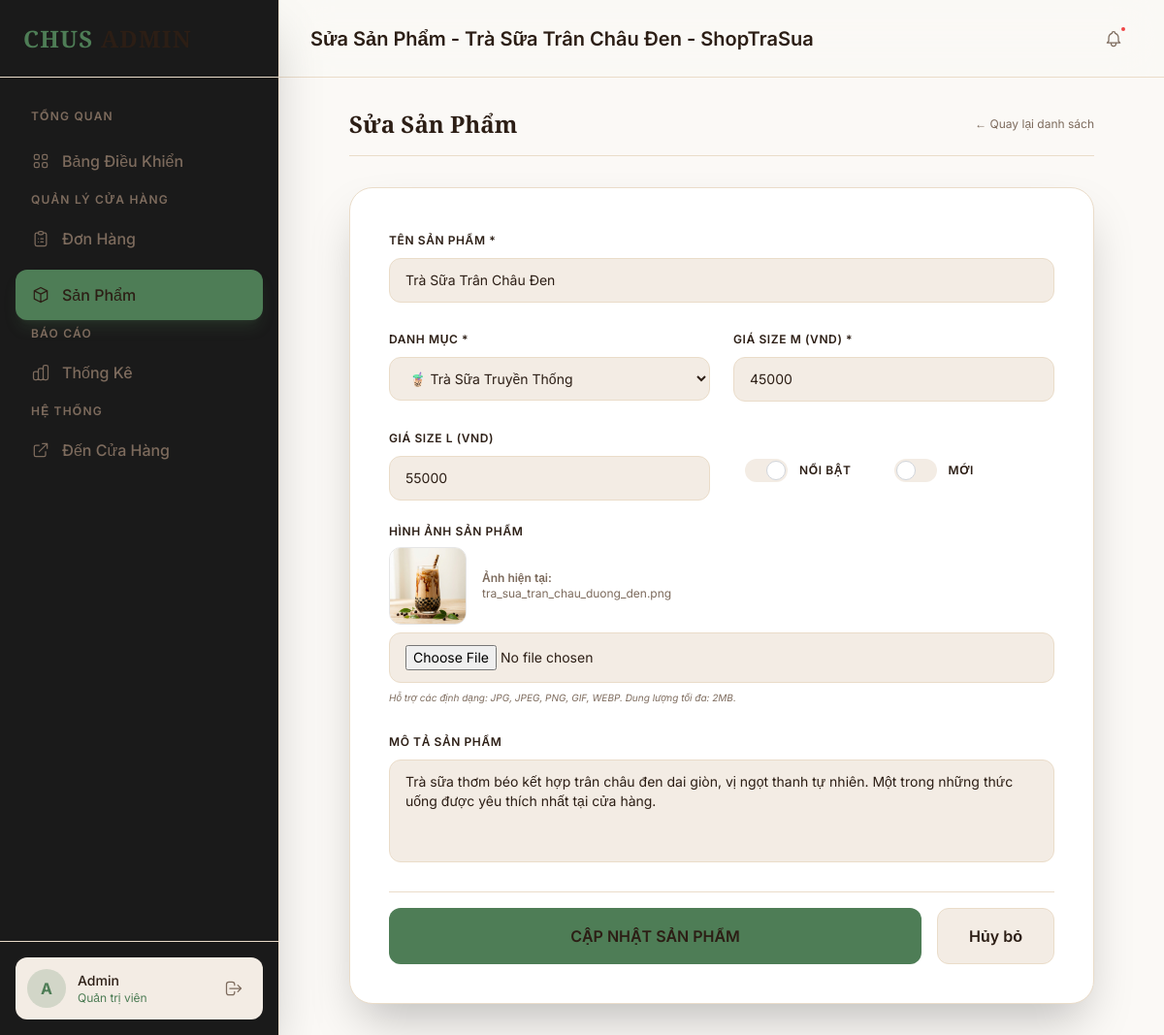
Screenshot of /admin/index.php?action=editproduct&id=1 (signed in) with the database file from the repository.
### tables this page shows
CREATE TABLE `products` (
  `id` int(11) NOT NULL AUTO_INCREMENT,
  `category_id` int(11) NOT NULL,
  `name` varchar(200) NOT NULL,
  `slug` varchar(200) NOT NULL,
  `description` text DEFAULT NULL,
  `price` int(11) NOT NULL DEFAULT 0,
  `price_large` int(11) NOT NULL DEFAULT 0,
  `image` varchar(255) DEFAULT NULL,
  `stock_quantity` int(11) NOT NULL DEFAULT 100,
  `is_featured` tinyint(1) DEFAULT 0,
  `is_new` tinyint(1) DEFAULT 0,
  `created_at` timestamp NOT NULL DEFAULT current_timestamp(),
  PRIMARY KEY (`id`),
  KEY `category_id` (`category_id`),
  CONSTRAINT `products_ibfk_1` FOREIGN KEY (`category_id`) REFERENCES `categories` (`id`) ON DELETE CASCADE
);

CREATE TABLE `categories` (
  `id` int(11) NOT NULL AUTO_INCREMENT,
  `name` varchar(100) NOT NULL,
  `slug` varchar(100) NOT NULL,
  `icon` varchar(50) DEFAULT NULL,
  `description` text DEFAULT NULL,
  PRIMARY KEY (`id`)
);

### admin/views/admin/product_form.php (the view, shortened to what the rows shown need)
<?php
$isEdit = isset($product) && !empty($product);
$actionUrl = $isEdit
    ? $adminUrl . 'action=editproduct&id=' . $product['id']
    : $adminUrl . 'action=addproduct';
?>
<div class="max-w-3xl mx-auto w-full animate-fade-in-up">
    <div class="flex items-center justify-between mb-8 pb-4 border-b border-white/5">
        <h1 class="text-2xl font-playfair font-bold text-white">
            <?php echo $isEdit ? 'Sửa Sản Phẩm' : 'Thêm Sản Phẩm Mới'; ?>
        </h1>
        <a href="<?php echo $adminUrl; ?>action=products"
           class="text-xs text-text-gray hover:text-white transition-colors duration-300">
            ← Quay lại danh sách
        </a>
    </div>
    <div class="bg-card border border-white/5 rounded-3xl p-6 sm:p-10 shadow-2xl relative overflow-hidden">
        <form action="<?php echo $actionUrl; ?>" method="POST" enctype="multipart/form-data" class="space-y-6">
            <div class="space-y-2">
                <label for="name" class="text-xs font-semibold text-text-light uppercase tracking-wider">Tên sản phẩm *</label>
                <input type="text" name="name" id="name" required
                       value="<?php echo $isEdit ? htmlspecialchars($product['name']) : ''; ?>"
                       placeholder="Nhập tên sản phẩm..."
                       class="w-full bg-white/5 border border-white/10 rounded-xl px-4 py-3 text-sm text-white placeholder-text-gray focus:outline-none focus:border-primary/50 focus:ring-1 focus:ring-primary/30 transition-all duration-300">
            </div>
            <div class="grid grid-cols-1 md:grid-cols-2 gap-6">
                <div class="space-y-2">
                    <label for="category_id" class="text-xs font-semibold text-text-light uppercase tracking-wider">Danh mục *</label>
                    <select name="category_id" id="category_id" required
                            class="w-full bg-white/5 border border-white/10 rounded-xl px-4 py-3 text-sm text-white placeholder-text-gray focus:outline-none focus:border-primary/50 focus:ring-1 focus:ring-primary/30 transition-all duration-300">
                        <?php foreach ($categories as $cat): ?>
                            <option value="<?php echo $cat['id']; ?>"
                                    <?php echo ($isEdit && $product['category_id'] == $cat['id']) ? 'selected' : ''; ?>>
                                <?php echo htmlspecialchars($cat['icon'] . ' ' . $cat['name']); ?>
                            </option>
                        <?php endforeach; ?>
                    </select>
                </div>
                <div class="space-y-2">
                    <label for="price" class="text-xs font-semibold text-text-light uppercase tracking-wider">Giá Size M (VND) *</label>
                    <input type="number" name="price" id="price" required min="0" step="1000"
                           value="<?php echo $isEdit ? htmlspecialchars($product['price']) : ''; ?>"
                           placeholder="Ví dụ: 45000"
                           class="w-full bg-white/5 border border-white/10 rounded-xl px-4 py-3 text-sm text-white placeholder-text-gray focus:outline-none focus:border-primary/50 focus:ring-1 focus:ring-primary/30 transition-all duration-300">
                </div>
            </div>
            <div class="grid grid-cols-1 md:grid-cols-2 gap-6">
                <div class="space-y-2">
                    <label for="price_large" class="text-xs font-semibold text-text-light uppercase tracking-wider">Giá Size L (VND)</label>
                    <input type="number" name="price_large" id="price_large" min="0" step="1000"
                           value="<?php echo $isEdit ? htmlspecialchars($product['price_large']) : ''; ?>"
                           placeholder="Bỏ trống = Giá M + 10k"
                           class="w-full bg-white/5 border border-white/10 rounded-xl px-4 py-3 text-sm text-white placeholder-text-gray focus:outline-none focus:border-primary/50 focus:ring-1 focus:ring-primary/30 transition-all duration-300">
                </div>
                <div class="flex items-center gap-8 pt-4">
                    <label class="flex items-center space-x-3 cursor-pointer">
                        <div class="w-11 h-6 bg-white/10 rounded-full peer peer-checked:after:translate-x-full after:content-[''] after:absolute after:top-0.5 after:left-[2px] after:bg-white after:border-gray-300 after:border after:rounded-full after:h-5 after:w-5 after:transition-all peer-checked:bg-primary relative"></div>
                        <span class="text-xs font-semibold text-text-light uppercase tracking-wider">Nổi bật</span>
                    </label>
                    <label class="flex items-center space-x-3 cursor-pointer">
                        <div class="w-11 h-6 bg-white/10 rounded-full peer peer-checked:after:translate-x-full after:content-[''] after:absolute after:top-0.5 after:left-[2px] after:bg-white after:border-gray-300 after:border after:rounded-full after:h-5 after:w-5 after:transition-all peer-checked:bg-primary relative"></div>
                        <span class="text-xs font-semibold text-text-light uppercase tracking-wider">MỚI</span>
                    </label>
                </div>
            </div>
            <div class="space-y-2">
                <label for="image" class="text-xs font-semibold text-text-light uppercase tracking-wider block">Hình ảnh sản phẩm</label>
                <?php if ($isEdit && !empty($product['image']) && file_exists(ROOT_PATH . 'public/uploads/' . $product['image'])): ?>
                    <div class="flex items-center space-x-4 mb-3">
                        <div class="w-20 h-20 rounded-xl overflow-hidden border border-black/10 flex-shrink-0">
                            <img src="<?php echo BASE_URL . 'public/uploads/' . htmlspecialchars($product['image']); ?>" alt="Current Image" class="w-full h-full object-cover">
                        </div>
                        <div class="text-xs text-text-gray">
                            <span class="block font-semibold">Ảnh hiện tại:</span>
                            <span class="block"><?php echo htmlspecialchars($product['image']); ?></span>
                        </div>
                    </div>
                <?php endif; ?>
                <input type="file" name="image" id="image" accept="image/*"
                       class="w-full bg-white/5 border border-white/10 rounded-xl px-4 py-3 text-sm text-text-light placeholder-text-gray focus:outline-none focus:border-primary/50 transition-all duration-300">
                <p class="text-[10px] text-text-gray italic">Hỗ trợ các định dạng: JPG, JPEG, PNG, GIF, WEBP. Dung lượng tối đa: 2MB.</p>
            </div>
            <div class="space-y-2">
                <label for="description" class="text-xs font-semibold text-text-light uppercase tracking-wider">Mô tả sản phẩm</label>
                <textarea name="description" id="description" rows="4"
                          placeholder="Mô tả hương vị trà sữa, thành phần, topping đi kèm..."
                          class="w-full bg-white/5 border border-white/10 rounded-xl px-4 py-3 text-sm text-white placeholder-text-gray focus:outline-none focus:border-primary/50 focus:ring-1 focus:ring-primary/30 transition-all duration-300 resize-none"><?php echo $isEdit ? htmlspecialchars($product['description']) : ''; ?></textarea>
            </div>
            <div class="flex gap-4 pt-4 border-t border-white/5">
                <button type="submit"
                        class="flex-1 bg-primary hover:bg-primary-hover text-white font-semibold rounded-xl py-4 transition-all duration-300 hover:shadow-lg hover:shadow-primary/20 transform hover:-translate-y-0.5 flex items-center justify-center">
                    <?php echo $isEdit ? 'CẬP NHẬT SẢN PHẨM' : 'THÊM MỚI SẢN PHẨM'; ?>
                </button>
                <a href="<?php echo $adminUrl; ?>action=products"
                   class="px-8 py-4 bg-white/5 border border-white/10 hover:border-white/20 text-white font-semibold rounded-xl hover:bg-white/10 transition-all duration-300 flex items-center justify-center">
                    Hủy bỏ
                </a>
            </div>
        </form>
    </div>
</div>

### admin/views/layouts/admin_header.php (shortened to what the rows shown need)
<?php
$currentAction = isset($_GET['action']) ? strtolower($_GET['action']) : 'index';
$isSeparateAdmin = (strpos($_SERVER['SCRIPT_NAME'], '/admin/index.php') !== false || strpos($_SERVER['SCRIPT_NAME'], '/admin/') !== false);
$adminUrl = $isSeparateAdmin ? BASE_URL . 'admin/index.php?' : BASE_URL . 'index.php?controller=admin&';
?>
<!DOCTYPE html>
<html lang="vi">
<head>
    <script src="https://cdn.tailwindcss.com"></script>
    <link rel="stylesheet" href="<?php echo BASE_URL; ?>public/css/style.css?v=<?php echo time(); ?>">
</head>
<body class="bg-[#121212] text-text-light font-inter min-h-screen flex overflow-hidden">
    <aside id="adminSidebar" class="admin-sidebar fixed inset-y-0 left-0 z-50 w-72 bg-[#1A1A1A] border-r border-white/5 flex flex-col h-screen shadow-2xl lg:relative lg:transform-none">
        <div class="h-20 flex items-center justify-between px-6 border-b border-white/5 shrink-0">
            <a href="<?php echo $adminUrl; ?>action=index" class="flex items-center space-x-2 group">
                <span class="text-2xl font-playfair font-bold tracking-wider">
                    <span class="text-primary group-hover:text-primary-light transition-colors duration-300">CHUS</span>
                    <span class="text-text-light"> ADMIN</span>
                </span>
            </a>
        </div>
        <div class="flex-1 overflow-y-auto py-6 px-4 space-y-1.5 scrollbar-thin scrollbar-thumb-white/10 scrollbar-track-transparent">
            <div class="text-xs font-semibold text-text-gray uppercase tracking-widest px-4 mb-3 mt-2">Tổng quan</div>
            <a href="<?php echo $adminUrl; ?>action=index"
               class="flex items-center space-x-3 px-4 py-3.5 rounded-xl transition-all duration-300 <?php echo $currentAction === 'index' ? 'bg-primary text-white shadow-lg shadow-primary/20' : 'text-text-gray hover:bg-white/5 hover:text-white'; ?>">
                <span class="font-medium">Bảng Điều Khiển</span>
            </a>
            <div class="text-xs font-semibold text-text-gray uppercase tracking-widest px-4 mb-3 mt-8">Quản lý cửa hàng</div>
            <a href="<?php echo $adminUrl; ?>action=orders"
               class="flex items-center space-x-3 px-4 py-3.5 rounded-xl transition-all duration-300 <?php echo in_array($currentAction, ['orders']) ? 'bg-primary text-white shadow-lg shadow-primary/20' : 'text-text-gray hover:bg-white/5 hover:text-white'; ?>">
                <svg class="w-5 h-5" fill="none" stroke="currentColor" viewBox="0 0 24 24"><path stroke-linecap="round" stroke-linejoin="round" stroke-width="1.5" d="M9 5H7a2 2 0 00-2 2v12a2 2 0 002 2h10a2 2 0 002-2V7a2 2 0 00-2-2h-2M9 5a2 2 0 002 2h2a2 2 0 002-2M9 5a2 2 0 012-2h2a2 2 0 012 2m-3 7h3m-3 4h3m-6-4h.01M9 16h.01"/></svg>
                <span class="font-medium">Đơn Hàng</span>
            </a>
            <a href="<?php echo $adminUrl; ?>action=products"
               class="flex items-center space-x-3 px-4 py-3.5 rounded-xl transition-all duration-300 <?php echo in_array($currentAction, ['products', 'addproduct', 'editproduct']) ? 'bg-primary text-white shadow-lg shadow-primary/20' : 'text-text-gray hover:bg-white/5 hover:text-white'; ?>">
                <svg class="w-5 h-5" fill="none" stroke="currentColor" viewBox="0 0 24 24"><path stroke-linecap="round" stroke-linejoin="round" stroke-width="1.5" d="M20 7l-8-4-8 4m16 0l-8 4m8-4v10l-8 4m0-10L4 7m8 4v10M4 7v10l8 4"/></svg>
                <span class="font-medium">Sản Phẩm</span>
            </a>
            <div class="text-xs font-semibold text-text-gray uppercase tracking-widest px-4 mb-3 mt-8">Báo cáo</div>
            <a href="<?php echo $adminUrl; ?>action=stats"
               class="flex items-center space-x-3 px-4 py-3.5 rounded-xl transition-all duration-300 <?php echo $currentAction === 'stats' ? 'bg-primary text-white shadow-lg shadow-primary/20' : 'text-text-gray hover:bg-white/5 hover:text-white'; ?>">
                <span class="font-medium">Thống Kê</span>
            </a>
            <div class="text-xs font-semibold text-text-gray uppercase tracking-widest px-4 mb-3 mt-8">Hệ thống</div>
            <a href="<?php echo BASE_URL; ?>index.php" target="_blank"
               class="flex items-center space-x-3 px-4 py-3.5 rounded-xl transition-all duration-300 text-text-gray hover:bg-white/5 hover:text-white">
                <svg class="w-5 h-5" fill="none" stroke="currentColor" viewBox="0 0 24 24"><path stroke-linecap="round" stroke-linejoin="round" stroke-width="1.5" d="M10 6H6a2 2 0 00-2 2v10a2 2 0 002 2h10a2 2 0 002-2v-4M14 4h6m0 0v6m0-6L10 14"/></svg>
                <span class="font-medium">Đến Cửa Hàng</span>
            </a>
        </div>
        <div class="p-4 border-t border-white/5 shrink-0">
            <div class="flex items-center p-3 rounded-xl bg-white/5">
                <div class="w-10 h-10 rounded-full bg-primary/20 flex items-center justify-center text-primary font-bold">
                    <?php echo strtoupper(substr($_SESSION['user_name'], 0, 1)); ?>
                </div>
                <div class="ml-3 flex-1 overflow-hidden">
                    <p class="text-sm font-medium text-white truncate"><?php echo htmlspecialchars($_SESSION['user_name']); ?></p>
                    <p class="text-xs text-primary truncate">Quản trị viên</p>
                </div>
                <a href="<?php echo BASE_URL; ?>index.php?controller=auth&action=logout" class="p-2 text-text-gray hover:text-red-400 transition-colors" title="Đăng xuất">
                    <svg class="w-5 h-5" fill="none" stroke="currentColor" viewBox="0 0 24 24"><path stroke-linecap="round" stroke-linejoin="round" stroke-width="1.5" d="M17 16l4-4m0 0l-4-4m4 4H7m6 4v1a3 3 0 01-3 3H6a3 3 0 01-3-3V7a3 3 0 013-3h4a3 3 0 013 3v1"/></svg>
                </a>
            </div>
        </div>
    </aside>
    <main class="flex-1 flex flex-col h-screen overflow-hidden bg-dark">
        <header class="h-20 bg-dark/80 backdrop-blur-xl border-b border-white/5 flex items-center justify-between px-4 sm:px-6 lg:px-8 z-30 shrink-0">
            <div class="flex items-center">
                <h1 class="text-xl font-semibold text-white hidden sm:block"><?php echo isset($pageTitle) ? htmlspecialchars($pageTitle) : 'Bảng Điều Khiển'; ?></h1>
            </div>
            <div class="flex items-center space-x-3">
                <button class="p-2.5 rounded-full text-text-gray hover:text-white hover:bg-white/5 transition-colors relative">
                    <span class="absolute top-1.5 right-1.5 w-2 h-2 bg-red-500 rounded-full border-2 border-dark"></span>
                </button>
            </div>
        </header>
        <div class="flex-1 overflow-y-auto p-4 sm:p-6 lg:p-8 scrollbar-thin scrollbar-thumb-white/10 scrollbar-track-transparent">

### rows the page displays
products: name "Sửa Sản Phẩm - Trà Sữa Trân Châu Đen - ShopTraSua", name "Trà Sữa Trân Châu Đen", category_id "🧋 Trà Sữa Truyền Thống", price "45000", price_large "55000", image (picture), image "tra_sua_tran_chau_duong_den.png", description "Trà sữa thơm béo kết hợp trân châu đen dai giòn, vị ngọt thanh tự nhiên. Một trong những thức uống được yêu thích nhất tại cửa hàng."

### other values shown
substr($_SESSION['user_name'], 0, 1) "A"
$_SESSION['user_name'] "Admin"
